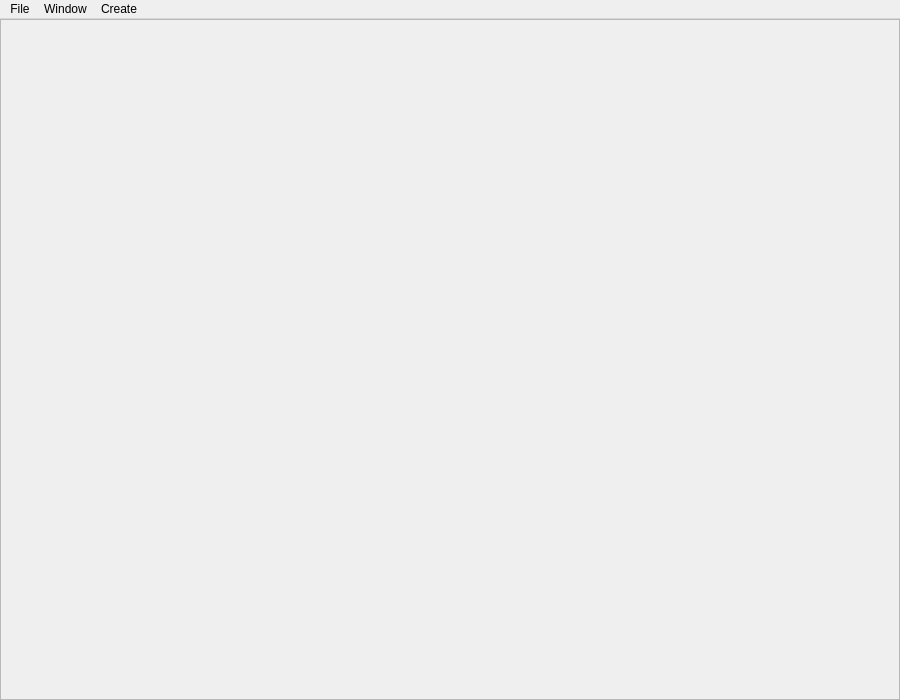
<?xml version="1.0" encoding="UTF-8"?>
<ui version="4.0">
 <class>MainWindow</class>
 <widget class="QMainWindow" name="MainWindow">
  <property name="geometry">
   <rect>
    <x>0</x>
    <y>0</y>
    <width>900</width>
    <height>700</height>
   </rect>
  </property>
  <property name="windowTitle">
   <string>Spectra</string>
  </property>
  <property name="windowIcon">
   <iconset>
    <normaloff>:/icons/resources/spectra_logo_48x48.png</normaloff>:/icons/resources/spectra_logo_48x48.png</iconset>
  </property>
  <property name="unifiedTitleAndToolBarOnMac">
   <bool>true</bool>
  </property>
  <widget class="QWidget" name="centralWidget">
   <layout class="QVBoxLayout" name="verticalLayout">
    <property name="spacing">
     <number>0</number>
    </property>
    <property name="margin">
     <number>0</number>
    </property>
    <item>
     <widget class="QFrame" name="frame">
      <property name="minimumSize">
       <size>
        <width>400</width>
        <height>300</height>
       </size>
      </property>
      <property name="frameShape">
       <enum>QFrame::StyledPanel</enum>
      </property>
      <property name="frameShadow">
       <enum>QFrame::Plain</enum>
      </property>
      <layout class="QGridLayout" name="gridLayout_2">
       <property name="margin">
        <number>0</number>
       </property>
       <property name="spacing">
        <number>0</number>
       </property>
       <item row="0" column="0">
        <layout class="QGridLayout" name="gridLayout">
         <property name="spacing">
          <number>6</number>
         </property>
        </layout>
       </item>
      </layout>
     </widget>
    </item>
   </layout>
  </widget>
  <widget class="QMenuBar" name="menuBar">
   <property name="geometry">
    <rect>
     <x>0</x>
     <y>0</y>
     <width>900</width>
     <height>18</height>
    </rect>
   </property>
   <widget class="QMenu" name="menuFile">
    <property name="title">
     <string>File</string>
    </property>
    <addaction name="actionConnect"/>
    <addaction name="actionExit"/>
   </widget>
   <widget class="QMenu" name="menuWindow">
    <property name="title">
     <string>Window</string>
    </property>
    <widget class="QMenu" name="menuPanels">
     <property name="title">
      <string>Panels</string>
     </property>
     <addaction name="actionHIstograms"/>
     <addaction name="actionGates"/>
    </widget>
    <addaction name="menuPanels"/>
   </widget>
   <widget class="QMenu" name="menuCreate">
    <property name="title">
     <string>Create</string>
    </property>
    <addaction name="actionNewHistogram"/>
   </widget>
   <addaction name="menuFile"/>
   <addaction name="menuWindow"/>
   <addaction name="menuCreate"/>
  </widget>
  <action name="actionExit">
   <property name="text">
    <string>Exit</string>
   </property>
  </action>
  <action name="actionConnect">
   <property name="text">
    <string>Configure</string>
   </property>
  </action>
  <action name="actionHIstograms">
   <property name="text">
    <string>HIstograms</string>
   </property>
  </action>
  <action name="actionNewHistogram">
   <property name="text">
    <string>Histogram</string>
   </property>
  </action>
  <action name="actionGates">
   <property name="text">
    <string>Gates</string>
   </property>
  </action>
 </widget>
 <layoutdefault spacing="6" margin="11"/>
 <resources/>
 <connections>
  <connection>
   <sender>MainWindow</sender>
   <signal>destroyed()</signal>
   <receiver>MainWindow</receiver>
   <slot>close()</slot>
   <hints>
    <hint type="sourcelabel">
     <x>246</x>
     <y>184</y>
    </hint>
    <hint type="destinationlabel">
     <x>246</x>
     <y>184</y>
    </hint>
   </hints>
  </connection>
  <connection>
   <sender>actionExit</sender>
   <signal>triggered()</signal>
   <receiver>MainWindow</receiver>
   <slot>close()</slot>
   <hints>
    <hint type="sourcelabel">
     <x>-1</x>
     <y>-1</y>
    </hint>
    <hint type="destinationlabel">
     <x>246</x>
     <y>184</y>
    </hint>
   </hints>
  </connection>
 </connections>
</ui>
